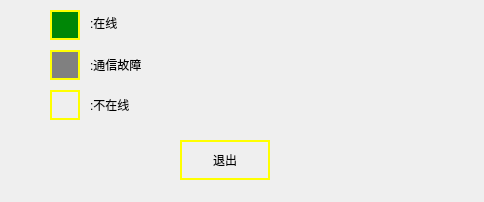
<?xml version="1.0" encoding="UTF-8"?>
<ui version="4.0">
 <class>CNetHelpDialog</class>
 <widget class="QDialog" name="CNetHelpDialog">
  <property name="windowModality">
   <enum>Qt::ApplicationModal</enum>
  </property>
  <property name="geometry">
   <rect>
    <x>0</x>
    <y>0</y>
    <width>484</width>
    <height>202</height>
   </rect>
  </property>
  <property name="windowTitle">
   <string>Dialog</string>
  </property>
  <property name="modal">
   <bool>true</bool>
  </property>
  <widget class="QLabel" name="Label1_6">
   <property name="geometry">
    <rect>
     <x>90</x>
     <y>50</y>
     <width>101</width>
     <height>30</height>
    </rect>
   </property>
   <property name="font">
    <font/>
   </property>
   <property name="styleSheet">
    <string/>
   </property>
   <property name="text">
    <string>:通信故障</string>
   </property>
  </widget>
  <widget class="QLabel" name="label">
   <property name="geometry">
    <rect>
     <x>50</x>
     <y>10</y>
     <width>30</width>
     <height>30</height>
    </rect>
   </property>
   <property name="font">
    <font>
     <weight>50</weight>
     <bold>false</bold>
    </font>
   </property>
   <property name="toolTip">
    <string/>
   </property>
   <property name="styleSheet">
    <string>background-color: rgb(0, 135, 06);
border: 2px solid  rgb(255, 255, 0);</string>
   </property>
   <property name="text">
    <string/>
   </property>
  </widget>
  <widget class="QLabel" name="Label1_5">
   <property name="geometry">
    <rect>
     <x>90</x>
     <y>10</y>
     <width>101</width>
     <height>26</height>
    </rect>
   </property>
   <property name="font">
    <font/>
   </property>
   <property name="styleSheet">
    <string/>
   </property>
   <property name="text">
    <string>:在线</string>
   </property>
  </widget>
  <widget class="QLabel" name="label_2">
   <property name="geometry">
    <rect>
     <x>50</x>
     <y>50</y>
     <width>30</width>
     <height>30</height>
    </rect>
   </property>
   <property name="styleSheet">
    <string notr="true">background-color:gray;
border: 2px solid  rgb(255, 255, 0);</string>
   </property>
   <property name="text">
    <string/>
   </property>
  </widget>
  <widget class="QPushButton" name="quitPushButton">
   <property name="geometry">
    <rect>
     <x>180</x>
     <y>140</y>
     <width>90</width>
     <height>40</height>
    </rect>
   </property>
   <property name="font">
    <font/>
   </property>
   <property name="styleSheet">
    <string>border: 2px solid  rgb(255, 255, 0);

</string>
   </property>
   <property name="text">
    <string>退出</string>
   </property>
  </widget>
  <widget class="QLabel" name="label_3">
   <property name="geometry">
    <rect>
     <x>50</x>
     <y>90</y>
     <width>30</width>
     <height>30</height>
    </rect>
   </property>
   <property name="styleSheet">
    <string notr="true">border: 2px solid  rgb(255, 255, 0);</string>
   </property>
   <property name="text">
    <string/>
   </property>
  </widget>
  <widget class="QLabel" name="Label1_7">
   <property name="geometry">
    <rect>
     <x>90</x>
     <y>90</y>
     <width>381</width>
     <height>30</height>
    </rect>
   </property>
   <property name="font">
    <font/>
   </property>
   <property name="styleSheet">
    <string/>
   </property>
   <property name="text">
    <string>:不在线</string>
   </property>
  </widget>
 </widget>
 <resources/>
 <connections/>
</ui>
